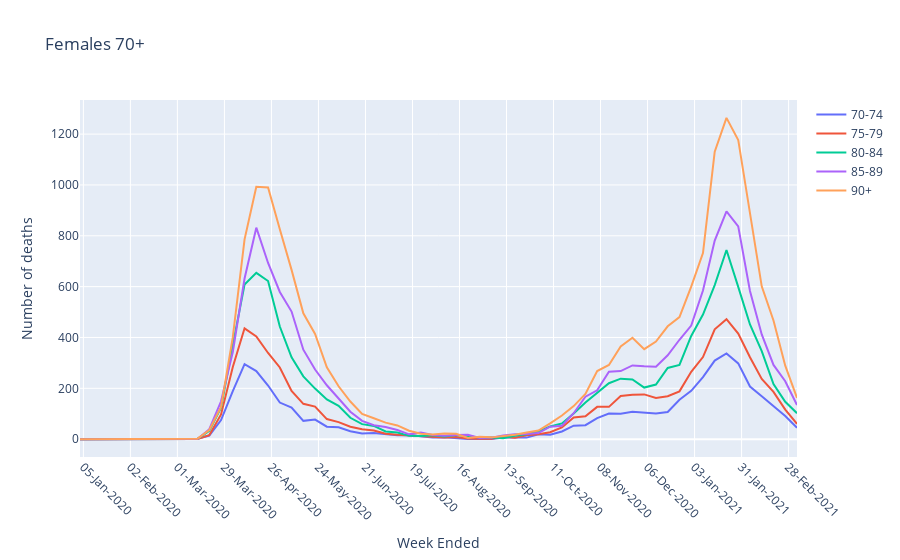

This figure's notebook cell:
### Code cell
fig = init_plot('Females 70+')
plot_line(fig, df[(df['Sex'] == 'Female') & (df['Age'] == '70-74')], '70-74')
plot_line(fig, df[(df['Sex'] == 'Female') & (df['Age'] == '75-79')], '75-79')
plot_line(fig, df[(df['Sex'] == 'Female') & (df['Age'] == '80-84')], '80-84')
plot_line(fig, df[(df['Sex'] == 'Female') & (df['Age'] == '85-89')], '85-89')
plot_line(fig, df[(df['Sex'] == 'Female') & (df['Age'] == '90+')], '90+')
fig.show()
